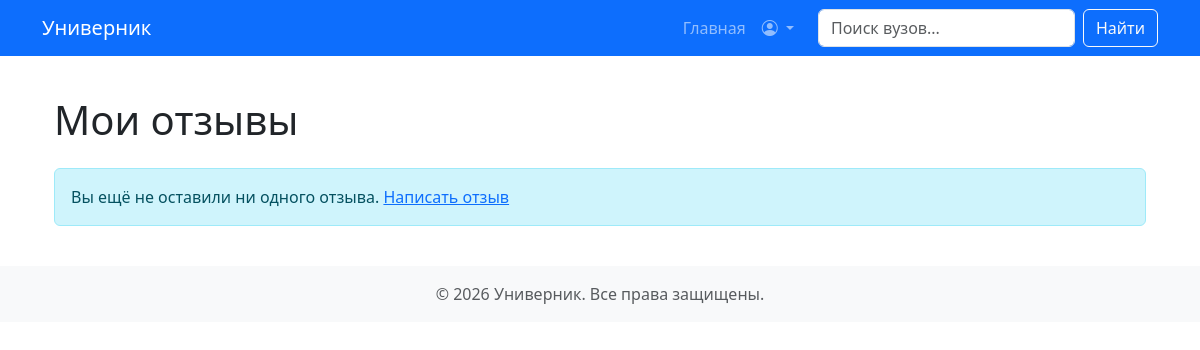
Page /my-reviews/ (signed in) on the earlier database version.
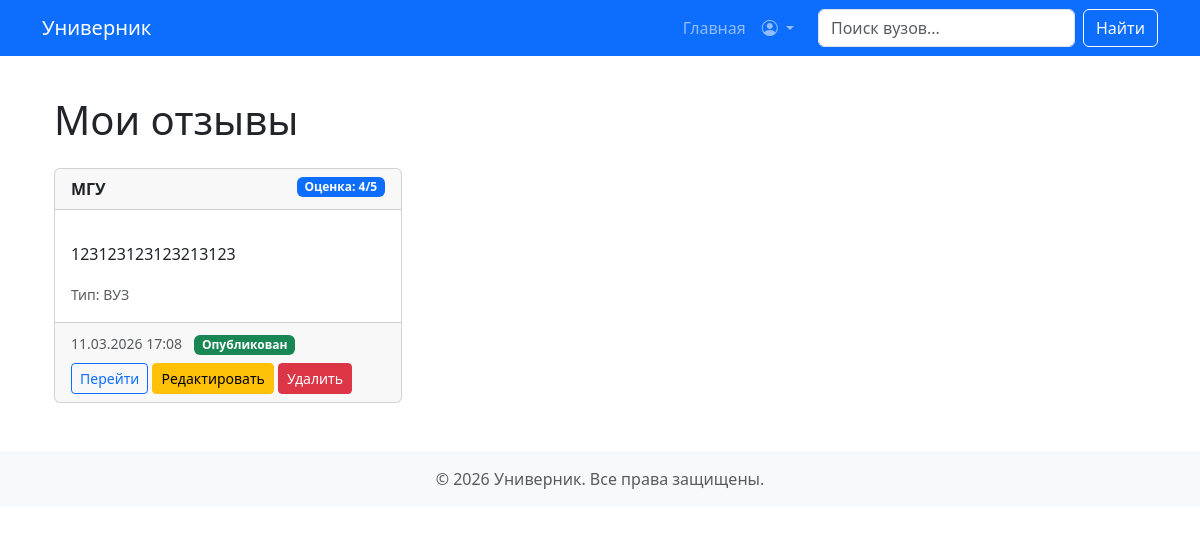
Same page on the later database version.
### main/models.py (models this page shows, shortened)
class Review(models.Model):
    RATING_CHOICES = [
        (1, '1 - Ужасно'),
        (2, '2 - Плохо'),
        (3, '3 - Нормально'),
        (4, '4 - Хорошо'),
        (5, '5 - Отлично'),
    ]
    university = models.ForeignKey(
        University,
        on_delete=models.CASCADE,
        related_name='reviews',
        verbose_name='Университет'
    )
    author = models.ForeignKey(
        User,
        on_delete=models.CASCADE,
        related_name='reviews',
        verbose_name='Автор',
        null=True,  # временно разрешаем NULL, чтобы можно было применить миграцию
        blank=True
    )
    text = models.TextField(verbose_name='Текст отзыва')
    rating = models.IntegerField(choices=RATING_CHOICES, verbose_name='Оценка')
    created_at = models.DateTimeField(auto_now_add=True, verbose_name='Дата отзыва')
    moderated = models.BooleanField(default=False, verbose_name='Прошел модерацию')
    class Meta:
        verbose_name = 'Отзыв'
        verbose_name_plural = 'Отзывы'
        ordering = ['-created_at']
        constraints = [
            models.UniqueConstraint(fields=['author', 'university'], name='unique_review_per_user_per_university')
        ]

### main/views.py (the view)
# urls.py: path('my-reviews/', views.my_reviews, name='my_reviews'),
@login_required
def my_reviews(request):
    university_reviews = Review.objects.filter(author=request.user).annotate(
        target_name=models.F('university__name'),
        target_type=models.Value('university', output_field=models.CharField()),
        target_id=models.F('university_id'),
        url_name=models.Value('university_detail', output_field=models.CharField()),
    ).values(
        'id', 'text', 'rating', 'created_at', 'moderated',
        'target_name', 'target_type', 'target_id', 'url_name'
    )
    faculty_reviews = FacultyReview.objects.filter(author=request.user).annotate(
        target_name=models.F('faculty__name'),
        target_type=models.Value('faculty', output_field=models.CharField()),
        target_id=models.F('faculty_id'),
        url_name=models.Value('faculty_detail', output_field=models.CharField()),
    ).values(
        'id', 'text', 'rating', 'created_at', 'moderated',
        'target_name', 'target_type', 'target_id', 'url_name'
    )
    teacher_reviews = TeacherReview.objects.filter(author=request.user).annotate(
        target_name=models.ExpressionWrapper(
            models.F('teacher__last_name') + models.Value(' ') + models.F('teacher__first_name'),
            output_field=models.CharField()
        ),
        target_type=models.Value('teacher', output_field=models.CharField()),
        target_id=models.F('teacher_id'),
        url_name=models.Value('teacher_detail', output_field=models.CharField()),
    ).values(
        'id', 'text', 'rating', 'created_at', 'moderated',
        'target_name', 'target_type', 'target_id', 'url_name'
    )
    all_reviews = list(university_reviews) + list(faculty_reviews) + list(teacher_reviews)
    all_reviews.sort(key=lambda x: x['created_at'], reverse=True)
    paginator = Paginator(all_reviews, 10)
    page_number = request.GET.get('page')
    page_obj = paginator.get_page(page_number)
    return render(request, 'my_reviews.html', {'page_obj': page_obj})

### main/templates/my_reviews.html (shortened to what this page needs)
{% extends 'base.html' %}
{% block content %}
<div class="container">
    <div class="row">
        <div class="col-12">
            <h1 class="mb-4">Мои отзывы</h1>
            {% if page_obj %}
                <div class="row">
                    {% for review in page_obj %}
                        <div class="col-md-6 col-lg-4 mb-4">
                            <div class="card h-100">
                                <div class="card-header">
                                    <strong>{{ review.target_name }}</strong>
                                    <span class="badge bg-primary float-end">Оценка: {{ review.rating }}/5</span>
                                </div>
                                <div class="card-body">
                                    <p class="card-text">{{ review.text|truncatewords:30|linebreaks }}</p>
                                    <small class="text-muted">
                                        Тип:
                                        {% if review.target_type == 'university' %}ВУЗ
                                        {% elif review.target_type == 'faculty' %}Факультет
                                        {% else %}Преподаватель
                                        {% endif %}
                                    </small>
                                </div>
                                <div class="card-footer text-muted">
                                    <small>{{ review.created_at|date:"d.m.Y H:i" }}</small>
                                    {% if review.moderated %}
                                        <span class="badge bg-success ms-2">Опубликован</span>
                                    {% else %}
                                        <span class="badge bg-warning ms-2">На модерации</span>
                                    {% endif %}
                                    <div class="mt-2">
                                        <a href="{% url review.url_name review.target_id %}#reviews" class="btn btn-sm btn-outline-primary">Перейти</a>
                                        {% if review.target_type == 'university' %}
                                            <a href="{% url 'edit_review' review.id %}" class="btn btn-sm btn-warning">Редактировать</a>
                                            <a href="{% url 'delete_review' review.id %}" class="btn btn-sm btn-danger">Удалить</a>
                                        {% elif review.target_type == 'faculty' %}
                                            <a href="{% url 'edit_faculty_review' review.id %}" class="btn btn-sm btn-warning">Редактировать</a>
                                            <a href="{% url 'delete_faculty_review' review.id %}" class="btn btn-sm btn-danger">Удалить</a>
                                        {% else %}
                                            <a href="{% url 'edit_teacher_review' review.id %}" class="btn btn-sm btn-warning">Редактировать</a>
                                            <a href="{% url 'delete_teacher_review' review.id %}" class="btn btn-sm btn-danger">Удалить</a>
                                        {% endif %}
                                    </div>
                                </div>
                            </div>
                        </div>
                    {% endfor %}
                </div>
            {% else %}
                <div class="alert alert-info">
                    Вы ещё не оставили ни одного отзыва. <a href="{% url 'index' %}">Написать отзыв</a>
                </div>
            {% endif %}
        </div>
    </div>
</div>
{% endblock %}

Differences in the rows shown:
added Review: target_name "МГУ", rating "4", text "123123123123213123", created_at "11.03.2026 17:08", moderated "Опубликован"
Other differences:
text no longer shown: "Вы ещё не оставили ни одного отзыва. Написать отзыв"
